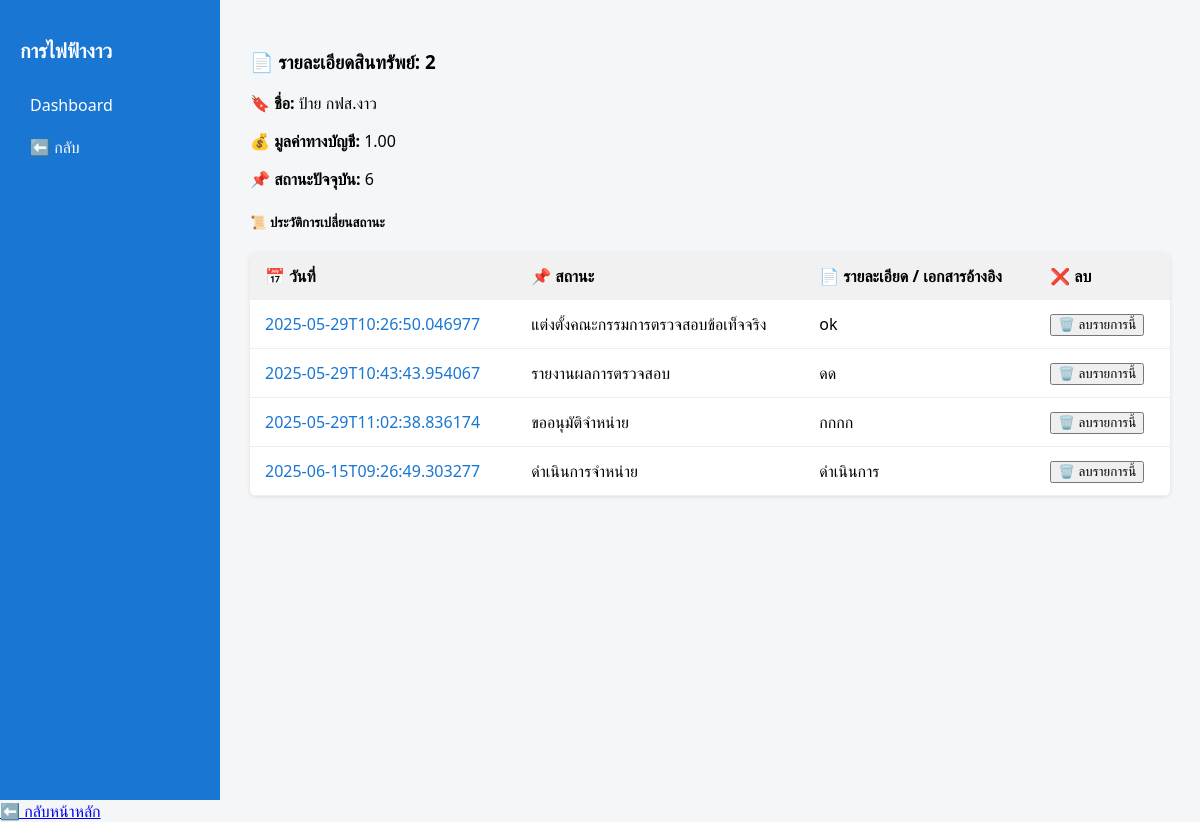
The page /asset/2 on the database as committed earlier.
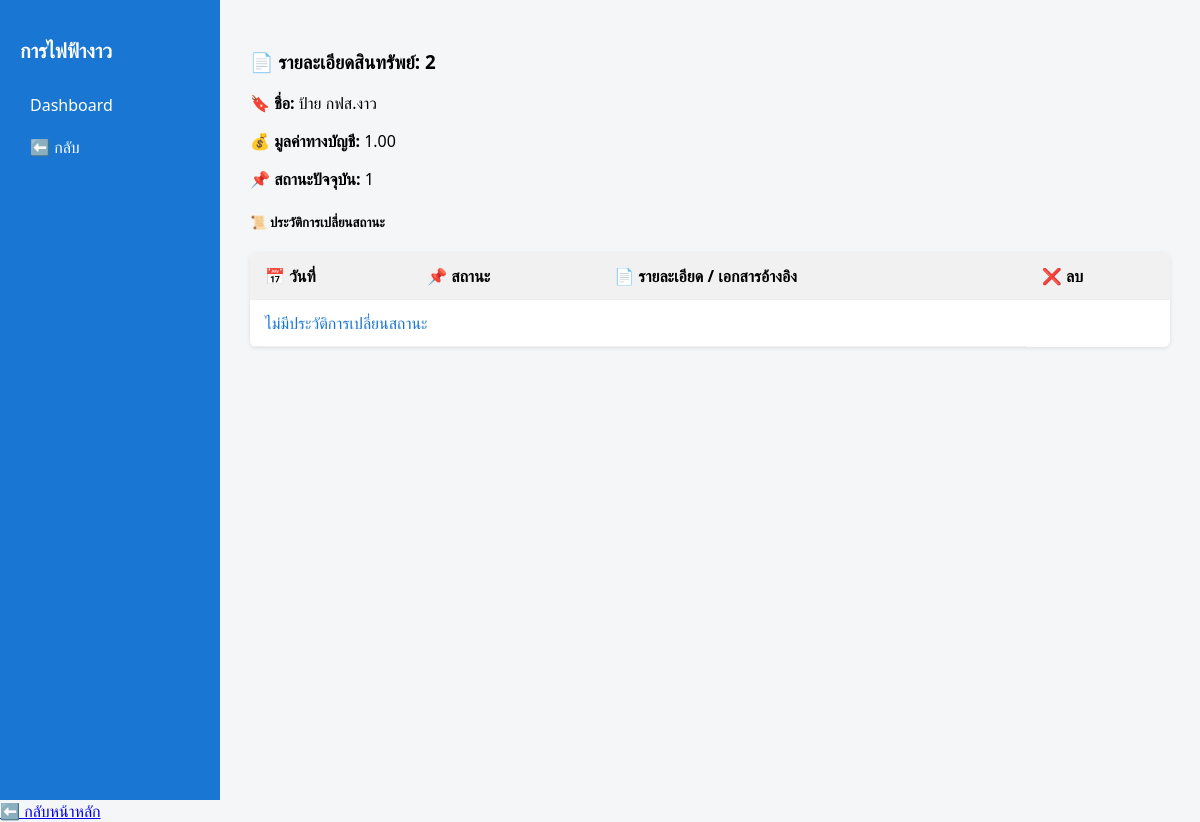
The same page on the database as committed later.
### tables this page shows
CREATE TABLE "assets" (
    id INTEGER PRIMARY KEY AUTOINCREMENT,
    asset_id TEXT,
    sub_number INTEGER,
    inventory_code TEXT,
    description TEXT,
    product_code TEXT,
    capitalized_date TEXT,
    acquisition_value REAL,
    accumulated_depreciation REAL,
    book_value REAL,
    asset_status TEXT, -- เปลี่ยนจาก status → asset_status
    cost_center TEXT,
    image TEXT,
    disposal_status TEXT
);

CREATE TABLE disposal_status_log (
    id INTEGER PRIMARY KEY AUTOINCREMENT,
    asset_id TEXT,  -- FK ไปยัง assets.asset_id
    status_code TEXT,  -- เช่น 'proposal', 'approval', ...
    status_description TEXT,
    ref_document TEXT,  -- เก็บเลขที่หนังสือ/รหัสเอกสาร/ชื่อไฟล์
    changed_at TEXT DEFAULT (datetime('now')),  -- วันเวลาที่เปลี่ยน
    changed_by TEXT  -- คนที่เปลี่ยน (optional)
);

### main.py (the view)
@app.get("/asset/{id}", response_class=HTMLResponse)
def asset_detail(request: Request, id: int,cost_center:str="",disposal_status:str="" ,asset_status:str=""):
    conn = sqlite3.connect(DB_PATH)
    conn.row_factory = sqlite3.Row
    cursor = conn.cursor()
    cursor.execute("SELECT * FROM assets WHERE id = ?", (id,))
    asset = cursor.fetchone()
    cursor.execute("""
        SELECT id,status_code, status_description, ref_document, changed_at
        FROM disposal_status_log
        WHERE asset_id = ?
        ORDER BY changed_at
    """, (id,))
    logs =  cursor.fetchall()
    return templates.TemplateResponse("asset_detail.html", {
        "request": request,
        "cost_center":cost_center,
        "disposal_status": disposal_status,
        "asset_status":asset_status,
        "asset": asset,
        "logs": logs
    })

### templates/asset_detail.html (shortened to what this page needs)
<!DOCTYPE html>
<html lang="th">
<head>
</head>
<body>
  <div class="container">
    <div class="sidebar">
      <h2>การไฟฟ้างาว</h2>
      <a href="/main">Dashboard</a>
            <a
        href="/asset?disposal_status={{ disposal_status }}&cost_center={{ cost_center }}&asset_status={{ asset_status }}">⬅️
        กลับ</a>
    </div>
    <div class="content">
      <div class="card shadow-sm mb-4">
        <div class="card-body">
          <h3 class="card-title mb-3">📄 รายละเอียดสินทรัพย์: <span class="text-primary">{{ asset.id }}</span></h3>
          <p><b>🔖 ชื่อ:</b> {{ asset.description }}</p>
          <p><b>💰 มูลค่าทางบัญชี:</b> {{ "{:,.2f}".format(asset.book_value or 0) }}</p>
          <p><b>📌 สถานะปัจจุบัน:</b>
            <span class="badge bg-info text-dark">{{ asset.disposal_status }}</span>
          </p>
        </div>
      </div>
      <h5 class="mt-4">📜 ประวัติการเปลี่ยนสถานะ</h5>
      <table class="table table-hover table-bordered shadow-sm">
        <thead class="table-dark">
          <tr>
            <th>📅 วันที่</th>
            <th>📌 สถานะ</th>
            <th>📄 รายละเอียด / เอกสารอ้างอิง</th>
            <th>❌ ลบ</th>
          </tr>
        </thead>
        <tbody>
          {% for log in logs %}
          <form method="POST" action="/assets/{{ log['id'] }}/delete?cost_center={{ cost_center }}&disposal_status={{ disposal_status }}&asset_status={{ asset_status }}"
            onsubmit="return confirm('คุณแน่ใจหรือไม่ว่าต้องการลบสินทรัพย์นี้?');">
            <tr>
              <td>{{ log["changed_at"] }}</td>
              <td><span class="badge bg-primary">{{ log["status_description"] }}</span></td>
              <td>{{ log["ref_document"] }}</td>
              <td><button type="submit" class="btn btn-danger mt-2">🗑️ ลบรายการนี้</button></td>
            </tr>
          </form>
          {% else %}
          <tr>
            <td colspan="3" class="text-center text-muted">ไม่มีประวัติการเปลี่ยนสถานะ</td>
          </tr>
          {% endfor %}
        </tbody>
      </table>
    </div>
  </div>
</body>
</html>
<a href="/assets?disposal_status={{ request.query_params.get('disposal_status') }}&cost_center={{request.query_params.get('cost_center')}}&asset_status={{request.query_params.get('asset_status')}}'"
  class="btn btn-outline-secondary mt-4">⬅️ กลับหน้าหลัก</a>
</html>

### templates/asset_detail.html (style rules this page uses)
* { box-sizing: border-box; }
body { margin: 0; font-family: "Segoe UI", sans-serif; background-color: #f4f6f8; }
.container { display: flex; height: 100vh; }
.sidebar { width: 220px; background-color: #1976d2; color: white; padding: 20px; }
.sidebar h2 { font-size: 20px; margin-bottom: 20px; }
.sidebar a { display: block; color: white; padding: 10px; text-decoration: none; border-radius: 6px; transition: background 0.2s; }
.content { flex: 1; padding: 30px; overflow-y: auto; }
table { width: 100%; border-collapse: collapse; background-color: white; box-shadow: 0 1px 4px rgba(0, 0, 0, 0.1); border-radius: 6px; overflow: hidden; }
th, td { padding: 12px 15px; border-bottom: 1px solid #eee; text-align: left; }
th { background-color: #f1f1f1; font-weight: bold; }
td:first-child { cursor: pointer; color: #1976d2; }

Rows that differ between the two databases and show on the page:
removed disposal_status_log: changed_at "2025-05-29T10:26:50.046977", status_description "แต่งตั้งคณะกรรมการตรวจสอบข้อเท็จจริง", ref_document "ok"
removed disposal_status_log: changed_at "2025-05-29T10:43:43.954067", status_description "รายงานผลการตรวจสอบ", ref_document "ดด"
removed disposal_status_log: changed_at "2025-05-29T11:02:38.836174", status_description "ขออนุมัติจำหน่าย", ref_document "กกกก"
removed disposal_status_log: changed_at "2025-06-15T09:26:49.303277", status_description "ดำเนินการจำหน่าย", ref_document "ดำเนินการ"
changed assets "ป้าย กฟส.งาว": disposal_status "6" → "1"
Other text that changed with them:
text now shown: "ไม่มีประวัติการเปลี่ยนสถานะ"
